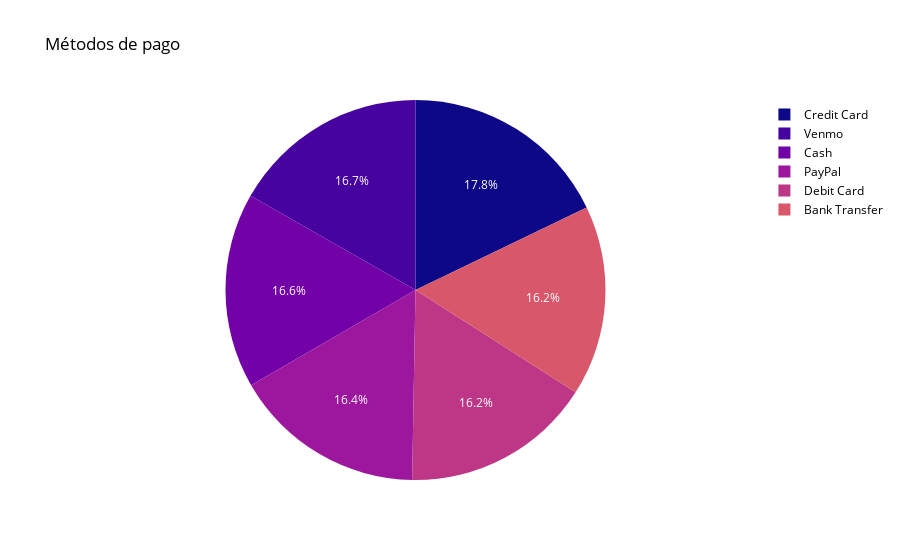

Notebook cell for this chart:
### Code cell
# Count popular payment methods
payment_counts = dataset['Payment Method'].value_counts().reset_index()
payment_counts.columns = ['Payment Method', 'Count']

fig_payment = px.pie(
    payment_counts,
    names='Payment Method',
    values='Count',
    title='Métodos de pago',
    color_discrete_sequence=px.colors.sequential.Plasma
)
fig_payment.update_layout(
    template='plotly_dark',
    plot_bgcolor='white',
    paper_bgcolor='white',
    font=dict(color='black')
)
fig_payment.show()

### Figure 1 — Plotly figure (JSON) as saved in the notebook; plotly's stock layout.template omitted (floating-point values rounded to 4 significant figures)
{"data": [{"domain": {"x": [0, 1], "y": [0, 1]}, "hovertemplate": "Payment Method=%{label}<br>Count=%{value}<extra></extra>", "labels": ["Credit Card", "Venmo", "Cash", "PayPal", "Debit Card", "Bank Transfer"], "legendgroup": "", "name": "", "showlegend": true, "type": "pie", "values": [696, 653, 648, 638, 633, 632]}], "layout": {"font": {"color": "black"}, "legend": {"tracegroupgap": 0}, "paper_bgcolor": "white", "piecolorway": ["#0d0887", "#46039f", "#7201a8", "#9c179e", "#bd3786", "#d8576b", "#ed7953", "#fb9f3a", "#fdca26", "#f0f921"], "plot_bgcolor": "white", "title": {"text": "Métodos de pago"}}}
